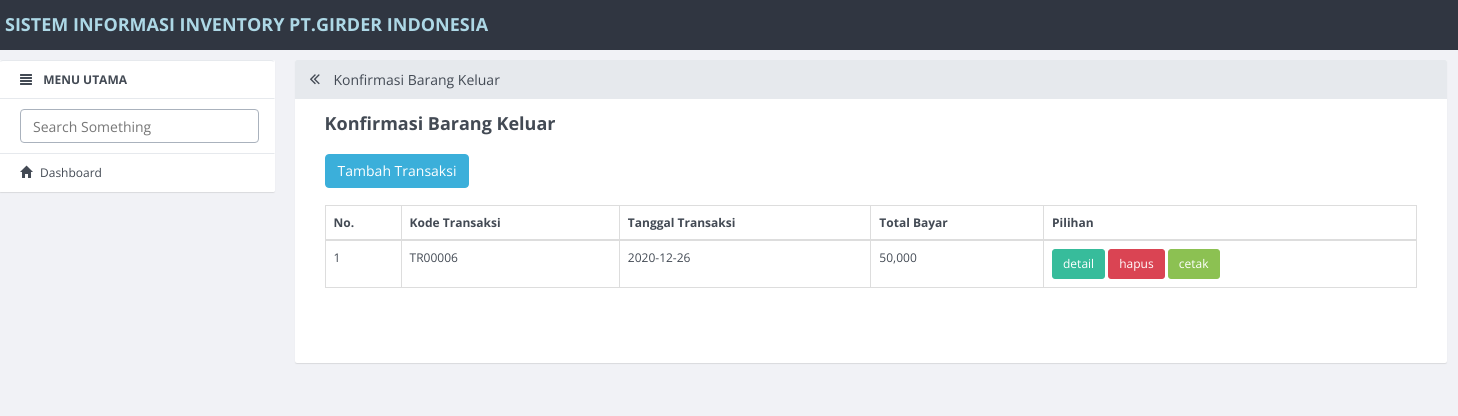
Screenshot of /index.php/app1/penjualan with the database file from the repository.
### tables this page shows
CREATE TABLE `transaksi_keluar` (
  `id_keluar` int(11) NOT NULL,
  `kode_keluar` varchar(225) NOT NULL,
  `tgl_keluar` date NOT NULL,
  `total_harga` int(11) NOT NULL
);

### application/controllers/App1.php (called while the page is built, shortened)
<?php
class App1 extends CI_Controller
{
?>
<?php
  public function penjualan()
  {
    $data = array(
      'konten' => 'penjualan',
      'judul' => 'Konfirmasi Barang Keluar',
    );
    $this->load->view('v_index', $data);
  }
}

### index.php (called while the page is built, shortened)
<?php
require_once BASEPATH.'core/CodeIgniter.php';

### application/views/penjualan.php (the view)
<div class="row">
	<div class="col-md-4">
		<a href="app1/tambah_penjualan" class="btn btn-primary">Tambah Transaksi</a>
	</div>
	<div class="col-md-4"></div>
	<div class="col-md-4"></div><br><br><br>
	<div class="col-md-12">
		<table class="table table-bordered" style="margin-bottom: 10px" id="example">
			<thead>
				<tr>
					<th>No.</th>
					<th>Kode Transaksi</th>
					<th>Tanggal Transaksi</th>
					<th>Total Bayar</th>
					<th>Pilihan</th>
				</tr>
			</thead>
			<tbody>
				<?php
				$sql = $this->db->query("SELECT * FROM transaksi_keluar order by id_keluar DESC");
				$no = 1;
				foreach ($sql->result() as $row) {
				?>
					<tr>
						<td><?php echo $no++; ?></td>
						<td><?php echo $row->kode_keluar; ?></td>
						<td><?php echo $row->tgl_keluar; ?></td>
						<td><?php echo number_format($row->total_harga); ?></td>
						<td>
							<?php if ($this->session->userdata('level') == "manajer") { ?>
								<a href="app1/detail_penjualan/<?php echo $row->kode_keluar ?>" class="btn btn-info btn-sm">detail</a>
								<a href="app1/cetak_penjualan/<?php echo $row->kode_keluar ?>" target="_blank" class="btn btn-success btn-sm">cetak</a>
							<?php } else { ?>
								<a href="app1/detail_penjualan/<?php echo $row->kode_keluar ?>" class="btn btn-info btn-sm">detail</a>
								<a href="app1/hapus_penjualan/<?php echo $row->kode_keluar ?>" class="btn btn-danger btn-sm" onclick="javasciprt: return confirm('Are You Sure ?')">hapus</a>
								<a href="app1/cetak_penjualan/<?php echo $row->kode_keluar ?>" target="_blank" class="btn btn-success btn-sm">cetak</a>
						</td>
					<?php } ?>
					</tr>
				<?php } ?>
			</tbody>
		</table>
	</div>
</div>

### rows the page displays
transaksi_keluar: kode_keluar "TR00006", tgl_keluar "2020-12-26", total_harga "50,000"

### other values shown
$judul "Konfirmasi Barang Keluar"
